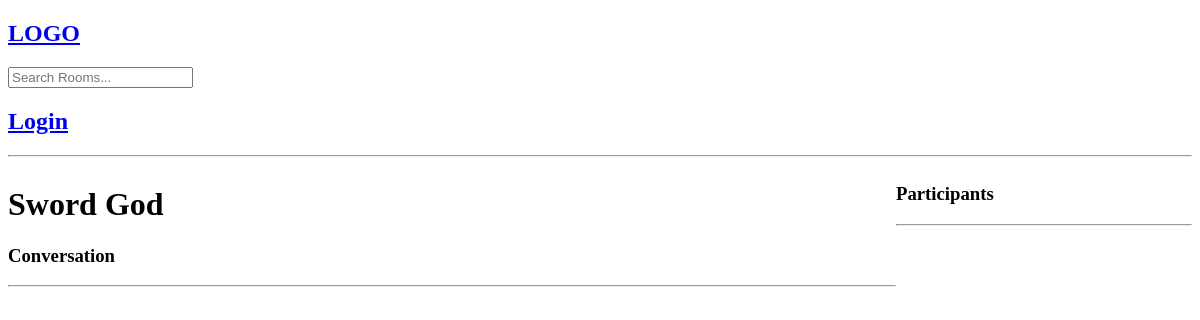
/room/10/, run on an earlier commit of the app's database.
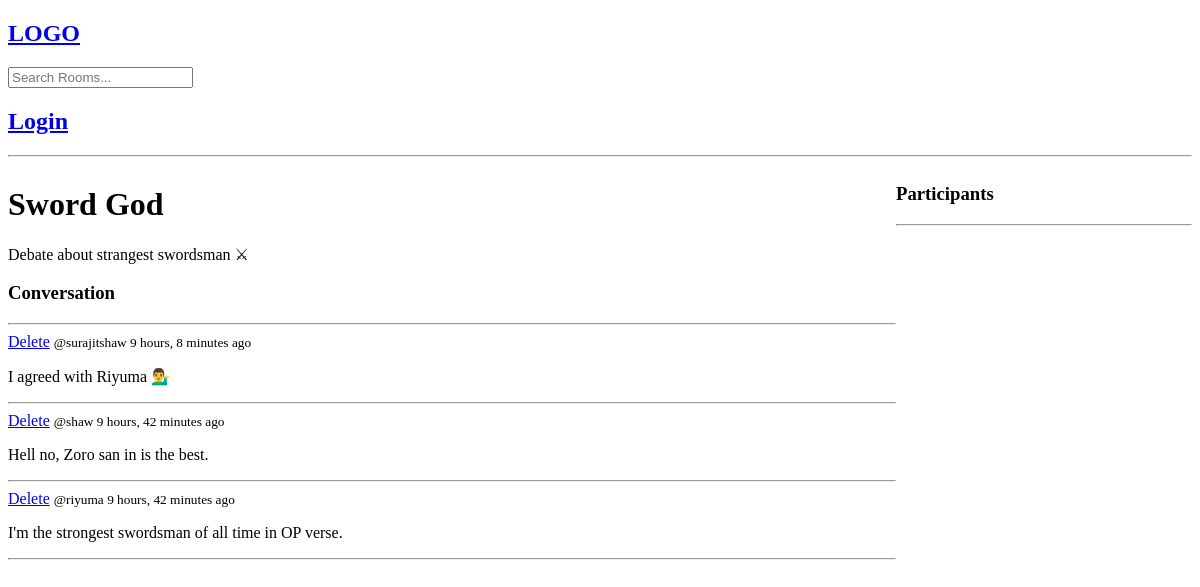
And on a later commit of the database.
### base/models.py (models this page shows, shortened)
class Room(models.Model):
    host = models.ForeignKey(User, on_delete=models.SET_NULL, null=True)
    topic = models.ForeignKey(Topic, on_delete=models.SET_NULL, null=True)
    participants = models.ManyToManyField(User, blank=True, related_name='participants')
    name = models.CharField(max_length=200)
    description = models.TextField(null=True, blank=True)
    created_at = models.DateTimeField(auto_now_add=True)
    updated_at = models.DateTimeField(auto_now=True)
    class Meta:
        ordering = ('-updated_at','-created_at')

class Message(models.Model):
    user = models.ForeignKey(User, on_delete=models.CASCADE)
    body = models.TextField()
    room = models.ForeignKey(Room, on_delete=models.CASCADE)
    created_at = models.DateTimeField(auto_now_add=True)
    updated_at = models.DateTimeField(auto_now=True)

### base/views.py (the view, shortened to what this page needs)
# urls.py: path('room/<str:pk>/', views.room, name='room'),
def room(request, pk):
    room = Room.objects.get(id=pk)
    room_messages = room.message_set.all().order_by('-created_at')
    participants = room.participants.all()
    context = {'room': room, 'room_messages': room_messages, 'participants': participants}
    return render(request, 'room.html', context)

### templates/room.html (shortened to what this page needs)
{% extends 'main.html' %} {% block content %}
<div class="room-container">
  <div>
    <h1>{{room.name}}</h1>
    <p>{{room.description}}</p>
    <div class="message-wrapper">
      <h3>Conversation</h3>
      <hr />
      {% for message in room_messages %}
      <div>
        <a href="{% url 'delete-message' message.id %}">Delete</a>
        <small>@{{message.user}} {{message.created_at|timesince}} ago</small>
        <p>{{message.body}}</p>
        <hr />
      </div>
      {% endfor %}
    </div>
  </div>
  <div>
    <h3>Participants</h3>
    <hr />
  </div>
</div>
{% endblock content %}

### templates/main.html (shortened to what this page needs)
<!DOCTYPE html>
<html lang="en">
  <head>
  </head>
  <body>
    {% include 'nav.html' %}
    {% block content %}{% endblock content %}
  </body>
</html>

### templates/nav.html
<nav>
    <h1><a href="/">LOGO</a></h1>
    <form action="{% url 'home' %}" method="get">
        <input type="text" placeholder="Search Rooms..." name="q">
    </form>
    {% if request.user.is_authenticated %}
    <p>Welcome {{request.user}}🤗🤗</p>
    <h1><a href="{% url 'logout' %}">Logout</a></h1>
    {% else %}
    <h1><a href="{% url 'login' %}">Login</a></h1>
    {% endif %}
</nav>
<hr>

### templates/room.html (style rules this page uses)
.room-container { display: grid; grid-template-columns: 3fr 1fr; }

What changed in the data, as far as the page shows it:
changed Room "Sword God": description (not shown) → "Debate about strangest swordsman ⚔"
added Message: user "surajitshaw", created_at "9 hours, 8 minutes", body "I agreed with Riyuma 💁‍♂️"
added Message: user "shaw", created_at "9 hours, 42 minutes", body "Hell no, Zoro san in is the best."
added Message: user "riyuma", created_at "9 hours, 42 minutes", body "I'm the strongest swordsman of all time in OP verse."
